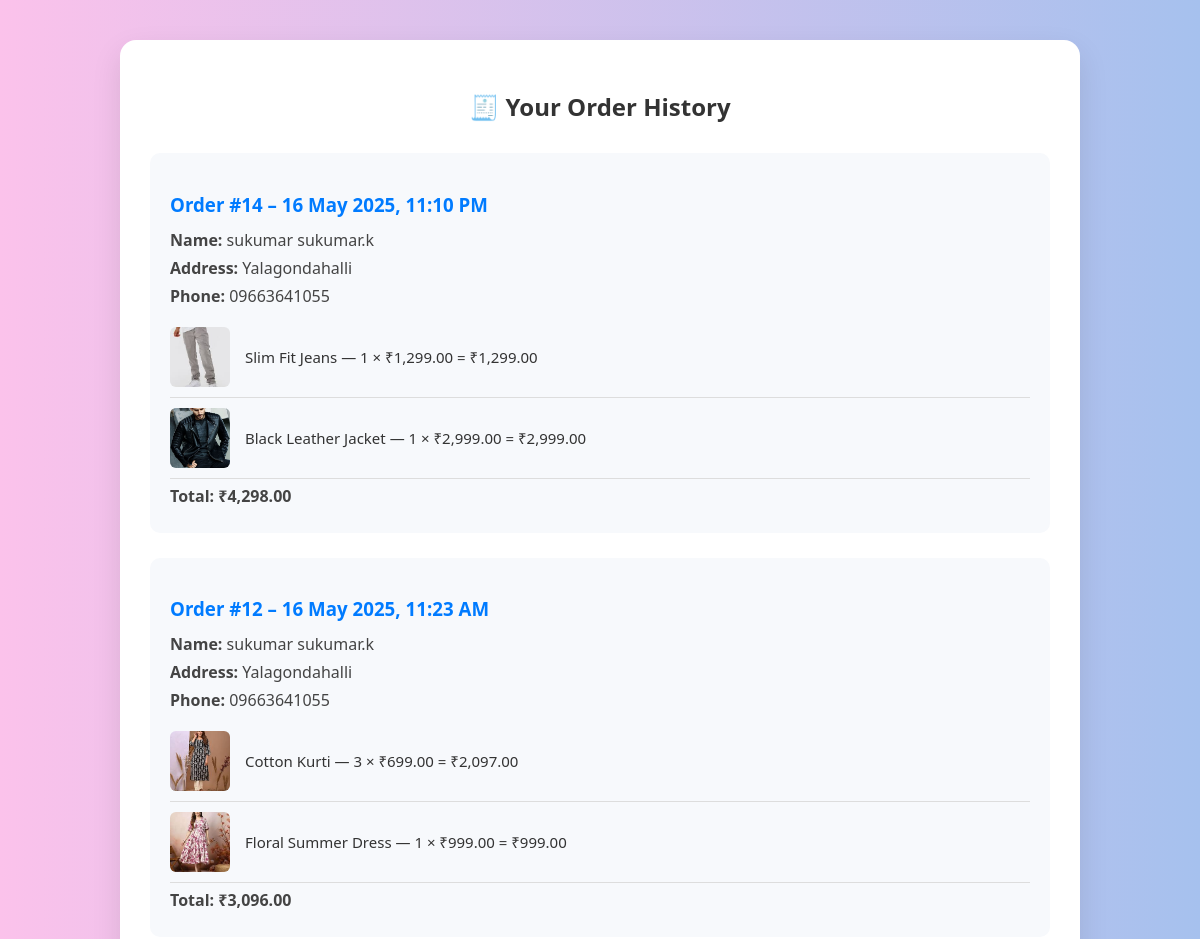
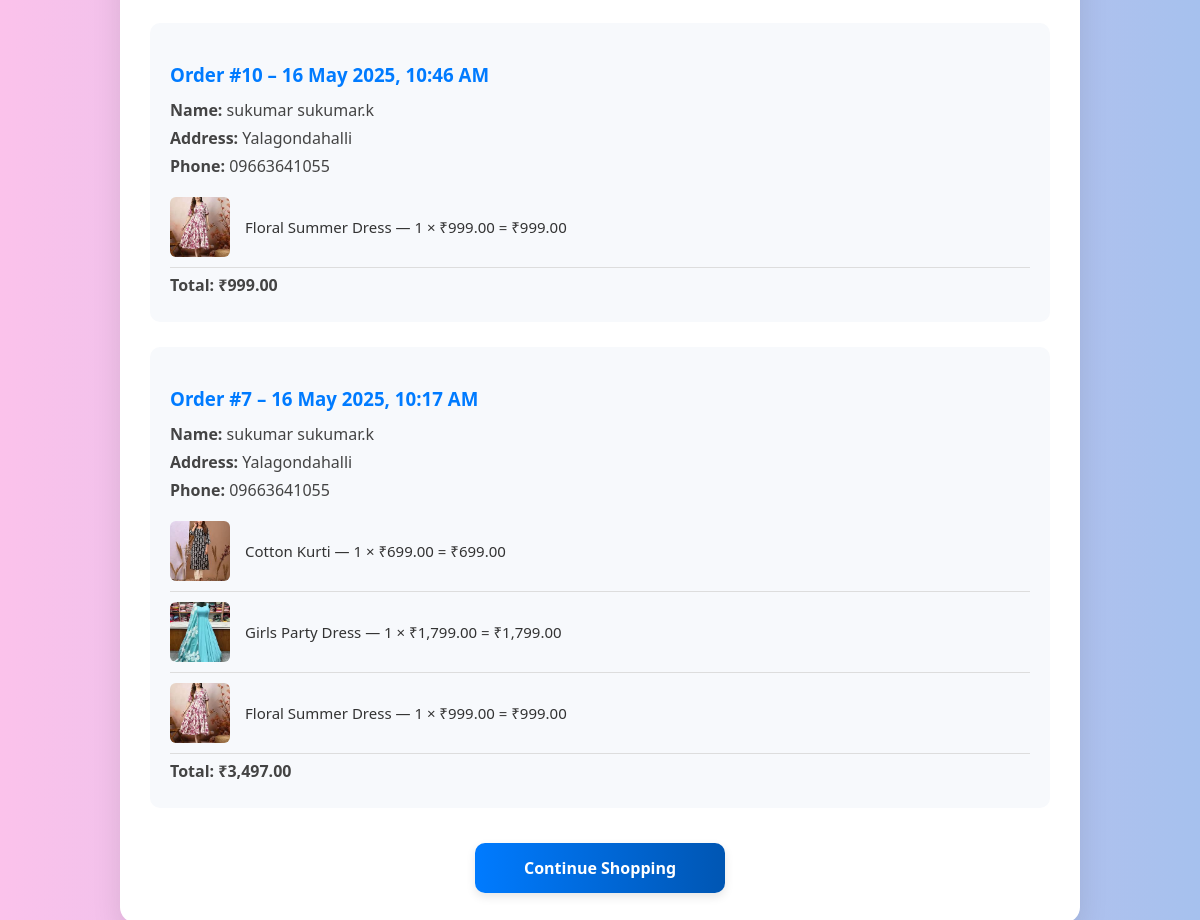
The page /user/order_history.php (signed in) on the database its author committed (2 pictures, top to bottom).
### tables this page shows
CREATE TABLE `orders` (
  `id` int(11) NOT NULL,
  `user_id` int(11) DEFAULT NULL,
  `fullname` varchar(255) DEFAULT NULL,
  `address` text DEFAULT NULL,
  `phone` varchar(20) DEFAULT NULL,
  `total` decimal(10,2) DEFAULT NULL,
  `order_date` datetime DEFAULT current_timestamp()
);

CREATE TABLE `order_items` (
  `id` int(11) NOT NULL,
  `order_id` int(11) DEFAULT NULL,
  `clothes_id` int(11) DEFAULT NULL,
  `quantity` int(11) DEFAULT NULL,
  `price` decimal(10,2) DEFAULT NULL,
  `subtotal` decimal(10,2) DEFAULT NULL
);

CREATE TABLE `clothes` (
  `id` int(11) NOT NULL,
  `name` varchar(100) DEFAULT NULL,
  `type` varchar(50) DEFAULT NULL,
  `size` varchar(20) DEFAULT NULL,
  `gender` varchar(10) DEFAULT NULL,
  `price` decimal(10,2) DEFAULT NULL,
  `image` varchar(255) DEFAULT NULL,
  `category` varchar(50) NOT NULL
);

### user/order_history.php (the view, shortened to what this page needs)
<?php
include '../admin/includes/db.php';
$username = mysqli_real_escape_string($conn, $_SESSION['user']);
$userQuery = mysqli_query($conn, "SELECT id FROM users WHERE username = '$username'");
$userData = mysqli_fetch_assoc($userQuery);
$user_id = $userData['id'];
$orders = mysqli_query($conn, "SELECT * FROM orders WHERE user_id = $user_id ORDER BY order_date DESC");
?>
<!DOCTYPE html>
<html lang="en">
<head>
</head>
<body>
<div class="order-container">
    <h2>🧾 Your Order History</h2>
    <?php if (mysqli_num_rows($orders) > 0): ?>
        <?php while ($order = mysqli_fetch_assoc($orders)): ?>
            <div class="order">
                <h3>Order #<?= $order['id'] ?> – <?= date("d M Y, h:i A", strtotime($order['order_date'])) ?></h3>
                <p><strong>Name:</strong> <?= htmlspecialchars($order['fullname']) ?></p>
                <p><strong>Address:</strong> <?= htmlspecialchars($order['address']) ?></p>
                <p><strong>Phone:</strong> <?= htmlspecialchars($order['phone']) ?></p>
                <div class="order-items">
                    <?php
                    $order_id = $order['id'];
                    $items = mysqli_query($conn, "
                        SELECT oi.*, cl.name, cl.image
                        FROM order_items oi
                        JOIN clothes cl ON oi.clothes_id = cl.id
                        WHERE oi.order_id = $order_id
                    ");
                    while ($item = mysqli_fetch_assoc($items)): ?>
                        <div class="order-item">
                            <img src="../admin/uploads/<?= htmlspecialchars($item['image']) ?>" alt="<?= htmlspecialchars($item['name']) ?>">
                            <div class="item-info">
                                <?= htmlspecialchars($item['name']) ?> —
                                <?= $item['quantity'] ?> × ₹<?= number_format($item['price'], 2) ?> =
                                ₹<?= number_format($item['subtotal'], 2) ?>
                            </div>
                        </div>
                    <?php endwhile; ?>
                </div>
                <p class="total">Total: ₹<?= number_format($order['total'], 2) ?></p>
            </div>
        <?php endwhile; ?>
    <?php else: ?>
        <p style="text-align:center; font-size: 18px; color: #666;">You haven’t placed any orders yet.</p>
    <?php endif; ?>
    <a href="products.php"  class="checkout-btn">Continue Shopping</a>
</div>
</body>
</html>

### user/order_history.php (style rules this page uses)
* { box-sizing: border-box; }
body { font-family: 'Segoe UI', sans-serif; background: linear-gradient(to right, #fbc2eb, #a6c1ee); padding: 40px; margin: 0; }
.order-container { max-width: 960px; margin: auto; background: #ffffff; border-radius: 16px; padding: 30px; box-shadow: 0 12px 30px rgba(0, 0, 0, 0.1); animation: fadeIn 1s ease-in-out; }
h2 { text-align: center; color: #333; margin-bottom: 30px; }
.order { background: #f7f9fc; border-radius: 10px; padding: 20px; margin-bottom: 25px; transition: transform 0.3s ease, box-shadow 0.3s ease; }
.order h3 { margin-bottom: 12px; color: #007bff; }
.order p { margin: 6px 0; color: #444; }
.order-items { margin-top: 10px; }
.order-item { display: flex; align-items: center; gap: 15px; padding: 10px 0; border-bottom: 1px solid #ddd; }
.order-item img { width: 60px; height: 60px; border-radius: 6px; object-fit: cover; }
.item-info { font-size: 15px; color: #333; }
.total { font-weight: bold; color: #28a745; margin-top: 12px; }
.checkout-btn { display: block; width: 250px; margin: 35px auto 0; padding: 14px; background: linear-gradient(to right, #007bff, #0056b3); color: white; text-align: center; border-radius: 10px; text-decoration: none; font-weight: bold; box-shadow: 0 4px 10px rgba(0,0,0,0.1); transition: transform 0.3s ease, background 0.3s ease; }

### rows shown on the page
orders: id "14", order_date "16 May 2025, 11:10 PM", fullname "sukumar sukumar.k", address "Yalagondahalli", phone "09663641055", total "4,298.00"
order_items: clothes.name (picture), clothes.name "Slim Fit Jeans", quantity "1", price "1,299.00", subtotal "1,299.00"
order_items: clothes.name (picture), clothes.name "Black Leather Jacket", quantity "1", price "2,999.00", subtotal "2,999.00"
orders: id "12", order_date "16 May 2025, 11:23 AM", fullname "sukumar sukumar.k", address "Yalagondahalli", phone "09663641055", total "3,096.00"
order_items: clothes.name (picture), clothes.name "Cotton Kurti", quantity "3", price "699.00", subtotal "2,097.00"
order_items: clothes.name (picture), clothes.name "Floral Summer Dress", quantity "1", price "999.00", subtotal "999.00"
orders: id "10", order_date "16 May 2025, 10:46 AM", fullname "sukumar sukumar.k", address "Yalagondahalli", phone "09663641055", total "999.00"
order_items: clothes.name (picture), clothes.name "Floral Summer Dress", quantity "1", price "999.00", subtotal "999.00"
orders: id "7", order_date "16 May 2025, 10:17 AM", fullname "sukumar sukumar.k", address "Yalagondahalli", phone "09663641055", total "3,497.00"
order_items: clothes.name (picture), clothes.name "Cotton Kurti", quantity "1", price "699.00", subtotal "699.00"
order_items: clothes.name (picture), clothes.name "Girls Party Dress", quantity "1", price "1,799.00", subtotal "1,799.00"
order_items: clothes.name (picture), clothes.name "Floral Summer Dress", quantity "1", price "999.00", subtotal "999.00"
